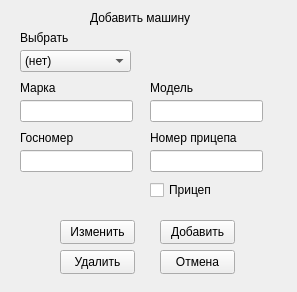
<?xml version="1.0" encoding="UTF-8"?>
<ui version="4.0">
 <class>Form</class>
 <widget class="QWidget" name="Form">
  <property name="geometry">
   <rect>
    <x>0</x>
    <y>0</y>
    <width>297</width>
    <height>292</height>
   </rect>
  </property>
  <property name="windowTitle">
   <string>Form</string>
  </property>
  <widget class="QLabel" name="label">
   <property name="geometry">
    <rect>
     <x>90</x>
     <y>10</y>
     <width>121</width>
     <height>16</height>
    </rect>
   </property>
   <property name="text">
    <string>Добавить машину</string>
   </property>
  </widget>
  <widget class="QLineEdit" name="brand">
   <property name="geometry">
    <rect>
     <x>20</x>
     <y>100</y>
     <width>113</width>
     <height>22</height>
    </rect>
   </property>
  </widget>
  <widget class="QLineEdit" name="model">
   <property name="geometry">
    <rect>
     <x>150</x>
     <y>100</y>
     <width>113</width>
     <height>22</height>
    </rect>
   </property>
  </widget>
  <widget class="QLineEdit" name="gov_number">
   <property name="geometry">
    <rect>
     <x>20</x>
     <y>150</y>
     <width>113</width>
     <height>22</height>
    </rect>
   </property>
  </widget>
  <widget class="QLineEdit" name="track_number">
   <property name="geometry">
    <rect>
     <x>150</x>
     <y>150</y>
     <width>113</width>
     <height>22</height>
    </rect>
   </property>
  </widget>
  <widget class="QLabel" name="label_2">
   <property name="geometry">
    <rect>
     <x>20</x>
     <y>80</y>
     <width>49</width>
     <height>16</height>
    </rect>
   </property>
   <property name="text">
    <string>Марка</string>
   </property>
  </widget>
  <widget class="QLabel" name="label_3">
   <property name="geometry">
    <rect>
     <x>150</x>
     <y>80</y>
     <width>49</width>
     <height>16</height>
    </rect>
   </property>
   <property name="text">
    <string>Модель</string>
   </property>
  </widget>
  <widget class="QLabel" name="label_4">
   <property name="geometry">
    <rect>
     <x>20</x>
     <y>130</y>
     <width>81</width>
     <height>16</height>
    </rect>
   </property>
   <property name="text">
    <string>Госномер</string>
   </property>
  </widget>
  <widget class="QLabel" name="label_5">
   <property name="geometry">
    <rect>
     <x>150</x>
     <y>130</y>
     <width>101</width>
     <height>16</height>
    </rect>
   </property>
   <property name="text">
    <string>Номер прицепа</string>
   </property>
  </widget>
  <widget class="QPushButton" name="b_ok">
   <property name="geometry">
    <rect>
     <x>160</x>
     <y>220</y>
     <width>75</width>
     <height>24</height>
    </rect>
   </property>
   <property name="text">
    <string>Добавить</string>
   </property>
  </widget>
  <widget class="QPushButton" name="b_cancel">
   <property name="geometry">
    <rect>
     <x>160</x>
     <y>250</y>
     <width>75</width>
     <height>24</height>
    </rect>
   </property>
   <property name="text">
    <string>Отмена</string>
   </property>
  </widget>
  <widget class="QPushButton" name="b_change">
   <property name="geometry">
    <rect>
     <x>60</x>
     <y>220</y>
     <width>75</width>
     <height>24</height>
    </rect>
   </property>
   <property name="text">
    <string>Изменить</string>
   </property>
  </widget>
  <widget class="QComboBox" name="cb_select">
   <property name="geometry">
    <rect>
     <x>20</x>
     <y>50</y>
     <width>111</width>
     <height>22</height>
    </rect>
   </property>
   <item>
    <property name="text">
     <string>(нет)</string>
    </property>
   </item>
  </widget>
  <widget class="QLabel" name="label_6">
   <property name="geometry">
    <rect>
     <x>20</x>
     <y>30</y>
     <width>49</width>
     <height>16</height>
    </rect>
   </property>
   <property name="text">
    <string>Выбрать</string>
   </property>
  </widget>
  <widget class="QPushButton" name="b_kill">
   <property name="geometry">
    <rect>
     <x>60</x>
     <y>250</y>
     <width>75</width>
     <height>24</height>
    </rect>
   </property>
   <property name="text">
    <string>Удалить</string>
   </property>
  </widget>
  <widget class="QCheckBox" name="is_track">
   <property name="geometry">
    <rect>
     <x>150</x>
     <y>180</y>
     <width>76</width>
     <height>20</height>
    </rect>
   </property>
   <property name="text">
    <string>Прицеп</string>
   </property>
  </widget>
 </widget>
 <resources/>
 <connections/>
</ui>
